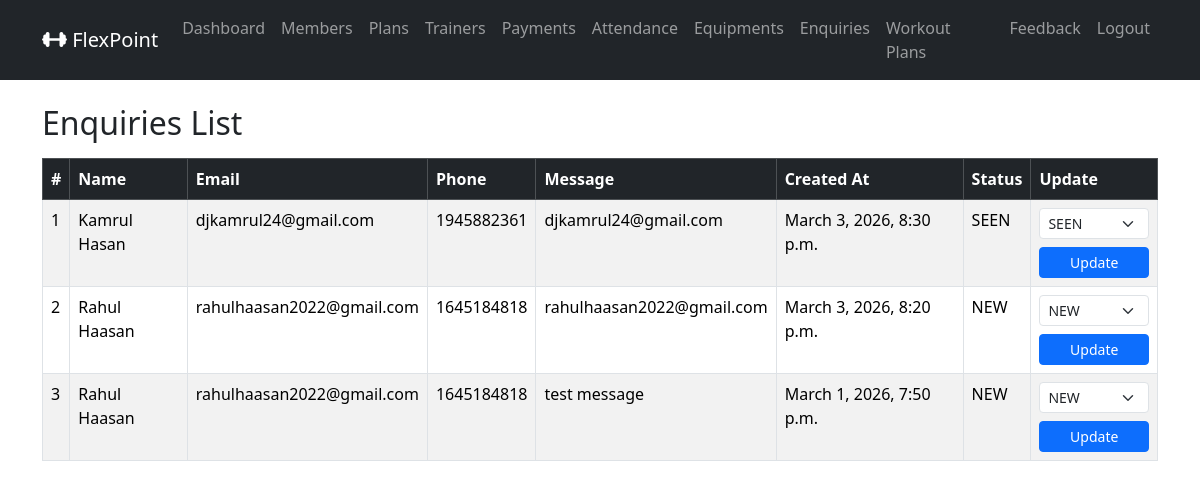
Page /admin_enquiries_list/ (signed in) on the committed database.
### gymapp/models.py (models this page shows, shortened)
class Enquiry(models.Model):
    ENQUIRY_STATUS_CHOICES = (
        ('NEW', 'New'),
        ('SEEN', 'Seen'),
        ('RESOLVED', 'Resolved'),
    )
    name       = models.CharField(max_length=100)
    email      = models.EmailField()
    mobile     = models.BigIntegerField()
    message    = models.TextField()
    created_at = models.DateTimeField(auto_now_add=True)
    status     = models.CharField(max_length=20, choices=ENQUIRY_STATUS_CHOICES, default='New')

### gymapp/views.py (the view)
    def wrapper(request, *args, **kwargs):
        if not request.user.is_authenticated or getattr(request.user, 'role', None) != 'ADMIN':
            messages.error(request, 'You must be an Admin to access this page.')
            return redirect('admin_login_view')
        return view_func(request, *args, **kwargs)

### gymapp/views.py (called while the page is built)
def admin_required(view_func):
    def wrapper(request, *args, **kwargs):
        if not request.user.is_authenticated or getattr(request.user, 'role', None) != 'ADMIN':
            messages.error(request, 'You must be an Admin to access this page.')
            return redirect('admin_login_view')
        return view_func(request, *args, **kwargs)
    return wrapper

@admin_required
def admin_enquiries_list(request):
    enquiries = Enquiry.objects.all().order_by('-created_at')
    return render(request, 'admin_enquiries_list.html', {'enquiries':enquiries})

### gymapp/templates/admin_enquiries_list.html (shortened to what this page needs)
{% extends 'base.html' %}
{% block content %}
    <h2 class="mb-3">Enquiries List</h2>
    <table class="table table-bordered table-striped">
        <thead class="table-dark">
            <tr>
                <th>#</th>
                <th>Name</th>
                <th>Email</th>
                <th>Phone</th>
                <th>Message</th>
                <th>Created At</th>
                <th>Status</th>
                <th>Update</th>
            </tr>
        </thead>
        <tbody>
            {% for enquiry in enquiries %}
            <tr>
                <td>{{ forloop.counter }}</td>
                <td>{{ enquiry.name }}</td>
                <td>{{ enquiry.email }}</td>
                <td>{{ enquiry.mobile }}</td>
                <td style="max-width: 250px;">{{ enquiry.message }}</td>
                <td>{{ enquiry.created_at }}</td>
                <td>{{ enquiry.status }}</td>
                <td>
                    <form method="POST" action="{% url 'admin_enquiry_update_status' enquiry.id %}">
                        <select name="status" class="form-select form-select-sm mb-2">
                            <option value="NEW" {% if enquiry.status == 'NEW' %}selected{% endif %}>NEW</option>
                            <option value="SEEN" {% if enquiry.status == 'SEEN' %}selected{% endif %}>SEEN</option>
                        </select>
                        <button type="submit" class="btn btn-sm btn-primary w-100">Update</button>
                    </form>
                </td>
            </tr>
            {% endfor %}
        </tbody>
    </table>
{% endblock %}

### rows in the picture
Enquiry: name "Kamrul Hasan", email "djkamrul24@gmail.com", mobile "1945882361", message "djkamrul24@gmail.com", created_at "March 3, 2026, 8:30 p.m.", status "SEEN"
Enquiry: name "Rahul Haasan", email "rahulhaasan2022@gmail.com", mobile "1645184818", message "rahulhaasan2022@gmail.com", created_at "March 3, 2026, 8:20 p.m.", status "NEW"
Enquiry: name "Rahul Haasan", email "rahulhaasan2022@gmail.com", mobile "1645184818", message "test message", created_at "March 1, 2026, 7:50 p.m.", status "NEW"
